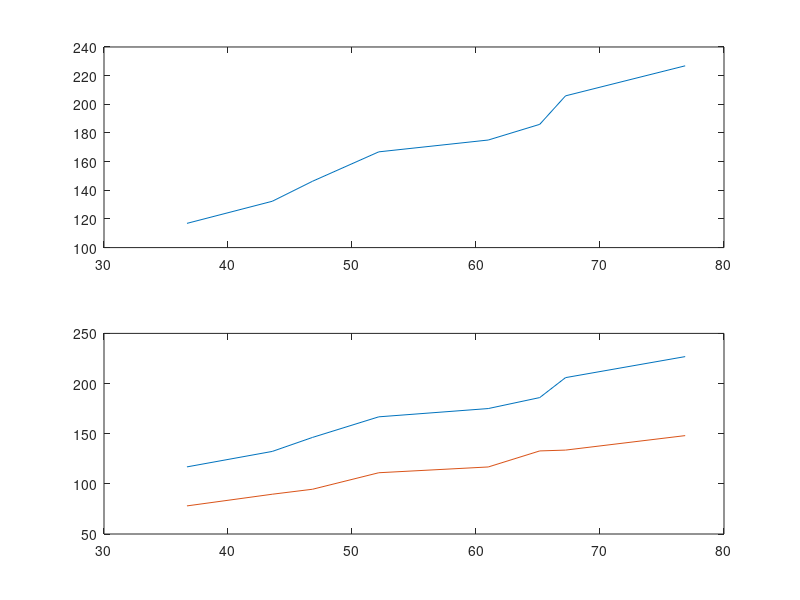

This figure's MATLAB source:
%%%%%%%%%%%%%%%%%%%%%%%%%%%%%%%%%%%%%%%%%%%%%%%%%%%%%%%%%%%%%%%%%%%%%
% ENGR 132 
% Script for A05 Problem 2: MATLAB Skills - Plots
%%%%%%%%%%%%%%%%%%%%%%%%%%%%%%%%%%%%%%%%%%%%%%%%%%%%%%%%%%%%%%%%%%%%%


%% ____________________
%% INITIALIZATION
x = [36.69, 43.57, 46.82, 52.16, 60.99, 65.14, 67.22, 76.87];
y1 = [116.91, 132.33, 146.31, 166.82, 175.07, 186.01, 205.9, 226.86];
y2 = [78.02, 89.66, 94.63, 111.08, 116.84, 132.83, 133.65, 148.09];

%% ____________________
%% FIGURE 1
plot(x,y1)

%% ____________________
%% FIGURE 2
subplot(2,1,1)
plot(x,y1)
subplot(2,1,2)
plot(x,y2)

%% ____________________
%% FIGURE 3
plot(x,y1,x,y2)

%% ____________________
%% ACADEMIC INTEGRITY STATEMENT
% I have not used source code obtained from any other unauthorized
% source, either modified or unmodified. I have not provided
% access to my code to anyone in any way. The script I am 
% submitting is my own original work.





